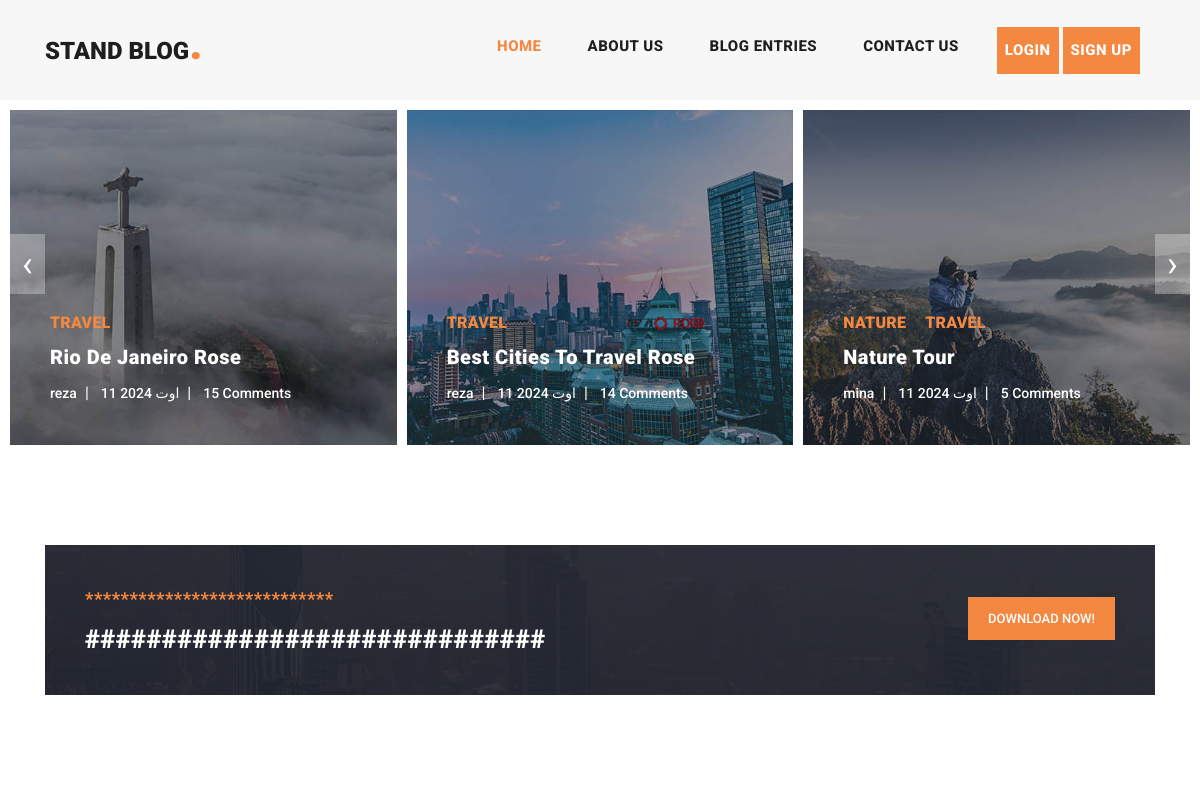
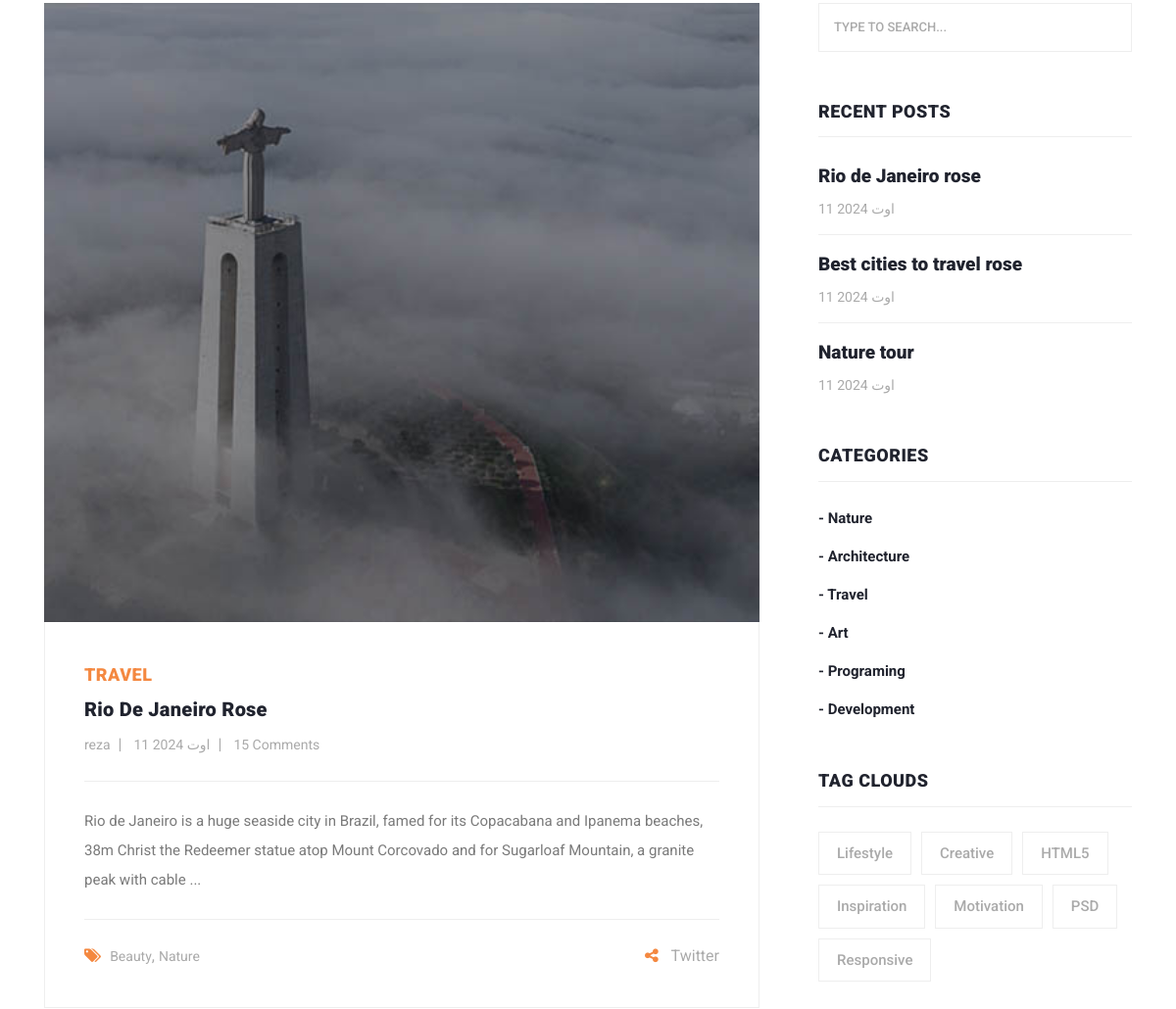
The app's page / (upper part), older data (2 pictures, top to bottom).
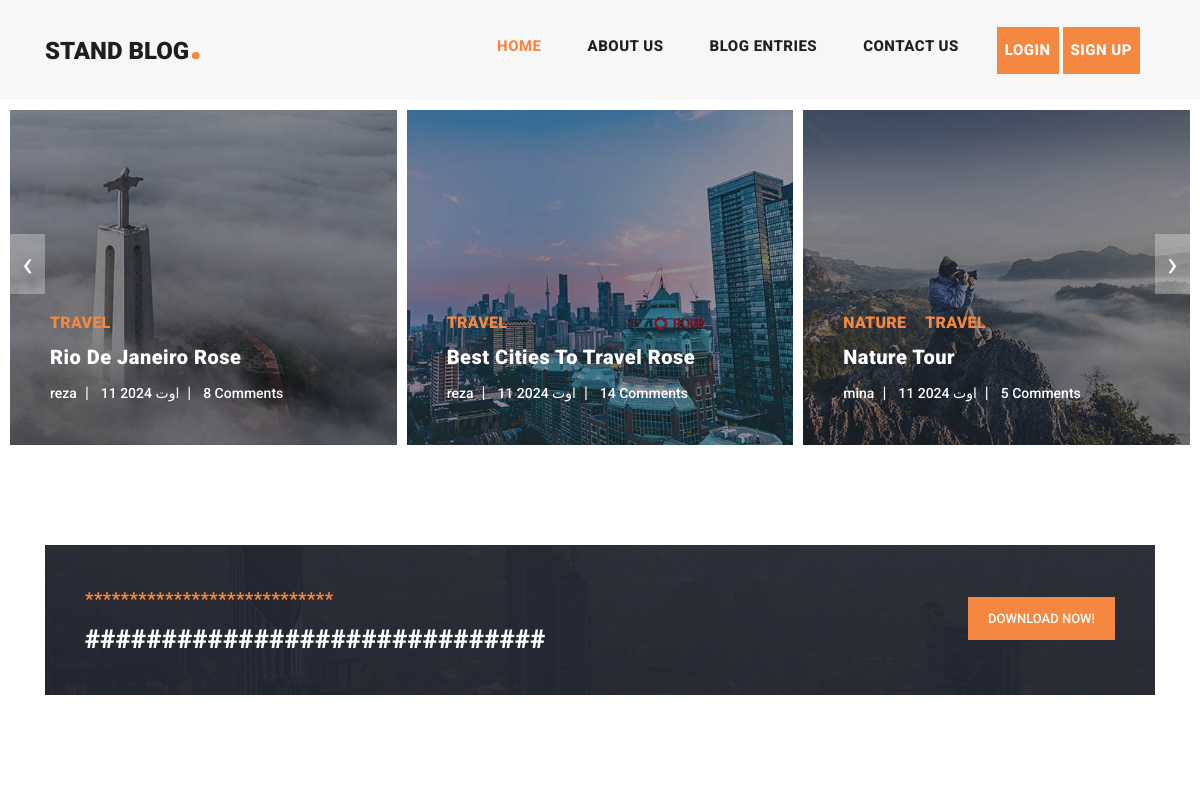
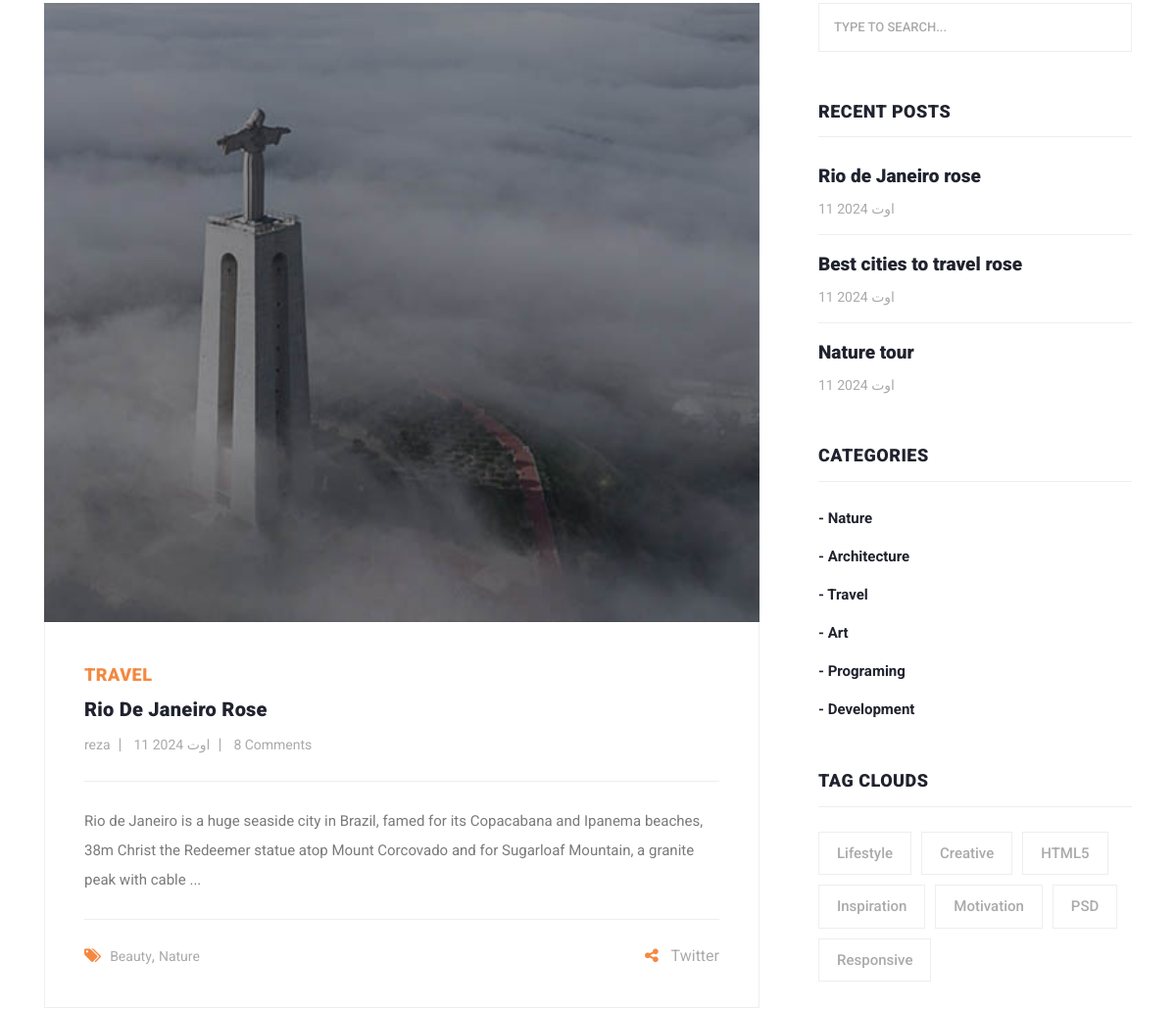
The same page, newer data (2 pictures, top to bottom).
### blog_app/models.py (models this page shows, shortened)
class Post(models.Model):
    author = models.ForeignKey(User, on_delete=models.CASCADE)
    title = models.CharField(max_length=100, unique_for_date='pub_date')
    category = models.ManyToManyField(Category)
    body = models.TextField()
    image = models.ImageField(upload_to='img/post')
    published = models.BooleanField(default=True)
    created = models.DateField(auto_now_add=True, verbose_name='تاریخ ایجاد')
    updated = models.DateField(auto_now=True)
    pub_date = models.DateField(default=timezone.now())
    slug = models.SlugField(unique=True, null=True, blank=True)
    objects = ModelManager()
    class Meta:
        ordering = ('created',)
        verbose_name = 'پوست'
        verbose_name_plural = 'پوست ها'
    def get_absolute_url(self):
        return reverse('blog:post_details', kwargs={'slug': self.slug})
    def show_image(self):
        return format_html(f'<img src="{self.image.url}" width="12%" alt="تصویر ندارد"/>')
    show_image.short_description = 'تصویر'

### home_app/views.py (the view)
# urls.py: 2. Add a URL to urlpatterns:  path('', views.home, name='home')
def home(request):
    posts = Post.objects.all()
    return render(request, template_name='home_app/index.html', context={'posts': posts})

### blog_app/models.py (called while the page is built)
    def __str__(self):
        return self.title

### context_processors/context_processors.py (called while the page is built)
def recent_posts(request):
    return {'recent_posts': Post.objects.order_by('-created')[:3]}

def categorise(request):
    return {'categorise': Category.objects.all()}

### home_app/templatetags/filters.py (called while the page is built)
@register.filter(name='my_cut')
def cut(value, arg):
    try:
        arg = int(arg)
        return value[:arg]
    except IndexError:
        return ''

### home_app/templates/home_app/index.html (shortened to what the changed rows need)
{% extends 'base.html' %}
{% load static %}
{% load social_share %}
{% load filters %}
{% block content %}
    <div class="main-banner header-text">
        <div class="container-fluid">
            <div class="owl-banner owl-carousel">
                {% for post in posts %}
                    <div class="item">
                        <img src="{{ post.image.url }}" alt="">
                        <div class="item-content">
                            <div class="main-content">
                                <div class="meta-category">
                                    {% for cat in post.category.all %}
                                        <span style="margin-right: 15px">{{ cat.title }}</span>
                                    {% endfor %}
                                </div>
                                <a href="{{ post.get_absolute_url }}"><h4>{{ post.title }}</h4></a>
                                <ul class="post-info">
                                    <li><a href="#">{{ post.author }}</a></li>
                                    <li><a href="#">{{ post.created }}</a></li>
                                    <li><a href="#">{{ post.comments.count }} Comments</a></li>
                                </ul>
                            </div>
                        </div>
                    </div>
                {% endfor %}
            </div>
        </div>
    </div>
    <section class="blog-posts">
        <div class="container">
            <div class="row">
                <div class="col-lg-8">
                    <div class="all-blog-posts">
                        <div class="row">
                            {% for post in recent_posts %}
                                <div class="col-lg-12">
                                    <div class="blog-post">
                                        <div class="blog-thumb">
                                            <img src="{{ post.image.url }}" alt="post_image">
                                        </div>
                                        <div class="down-content">
                                            {% for cat in post.category.all %}
                                                <span style="margin-right: 15px">{{ cat }}</span>
                                            {% endfor %}
                                            <a href="{{ post.get_absolute_url }}"><h4>{{ post.title }}</h4>
                                            </a>
                                            <ul class="post-info">
                                                <li><a href="#">{{ post.author }}</a></li>
                                                <li><a href="#">{{ post.created }}</a></li>
                                                <li><a href="#">{{ post.comments.count }} Comments</a></li>
                                            </ul>
                                            <p>{{ post.body|my_cut:200 }} ...</p>
                                            <div class="post-options">
                                                <div class="row">
                                                    <div class="col-6">
                                                        <ul class="post-tags">
                                                            <li><i class="fa fa-tags"></i></li>
                                                            <li><a href="#">Beauty</a>,</li>
                                                            <li><a href="#">Nature</a></li>
                                                        </ul>
                                                    </div>
                                                    <div class="col-6">
                                                        <ul class="post-share">
                                                            <li><i class="fa fa-share-alt"></i></li>
                                                            <li>Twitter</li>
                                                        </ul>
                                                    </div>
                                                </div>
                                            </div>
                                        </div>
                                    </div>
                                </div>
                            {% endfor %}
                        </div>
                    </div>
                </div>
                {% include 'includes/sidebar.html' %}
            </div>
        </div>
    </section>
{% endblock %}

### templates/includes/sidebar.html
<div class="col-lg-4">
    <div class="sidebar">
        <div class="row">
            <div class="col-lg-12">
                <div class="sidebar-item search">
                    <form id="search_form" name="gs" method="GET" action="{% url 'blog:search_posts' %}">
                        <input type="text" name="q" class="searchText"
                               placeholder="type to search..." autocomplete="on">
                    </form>
                </div>
            </div>
            <div class="col-lg-12">
                <div class="sidebar-item recent-posts">
                    <div class="sidebar-heading">
                        <h2>Recent Posts</h2>
                    </div>
                    <div class="content">
                        <ul>
                            {% for post in recent_posts %}
                                <li><a href={{ post.get_absolute_url }}>
                                    <h5>{{ post.title }}</h5>
                                    <span>{{ post.created }}</span>
                                </a></li>
                            {% endfor %}
                        </ul>
                    </div>
                </div>
            </div>
            <div class="col-lg-12">
                <div class="sidebar-item categories">
                    <div class="sidebar-heading">
                        <h2>Categories</h2>
                    </div>
                    <div class="content">
                        <ul>
                            {% for cat in categorise %}
                                <li><a href="{% url 'blog:category_details' cat.pk %}">- {{ cat.title }}</a></li>
                            {% endfor %}
                        </ul>
                    </div>
                </div>
            </div>
            <div class="col-lg-12">
                <div class="sidebar-item tags">
                    <div class="sidebar-heading">
                        <h2>Tag Clouds</h2>
                    </div>
                    <div class="content">
                        <ul>
                            <li><a href="#">Lifestyle</a></li>
                            <li><a href="#">Creative</a></li>
                            <li><a href="#">HTML5</a></li>
                            <li><a href="#">Inspiration</a></li>
                            <li><a href="#">Motivation</a></li>
                            <li><a href="#">PSD</a></li>
                            <li><a href="#">Responsive</a></li>
                        </ul>
                    </div>
                </div>
            </div>
        </div>
    </div>
</div>

Row changes from the older to the newer data that the page shows:
changed Post "Rio De Janeiro Rose": comments.count "15" → "8"
